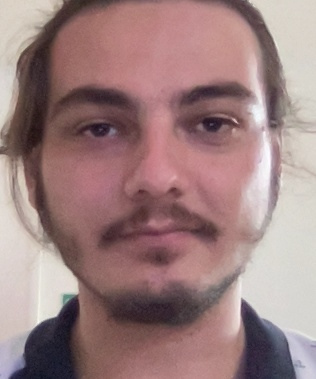
#> input picture Dataset/Batuhan/Test/Batuhan/102 19.01.23 19.02.08.jpg, 316 x 379 px, found by its file name; its folder holds only this picture in this run
$ python Training_Testing.py
#> lines starting #> are read from the running program, lines starting #| are printed output that depends on the picture
import random
import numpy as np
import os
import cv2
from tqdm import tqdm
from pathlib import Path
filename = "Batuhan"
os.mkdir("/Users/sabawunafzalkhattak/Desktop/Attendance_System/Files/"+filename)

Test = "/Users/sabawunafzalkhattak/Desktop/Attendance_System/Dataset/Batuhan/Test"
Train = "/Users/sabawunafzalkhattak/Desktop/Attendance_System/Dataset/Batuhan/Train"

User = "Batuhan"
#CATEGORIES = ["Ali","Elguzoli", "Nazaal","Sabawun"]
CATEGORIES = [User,"Other"]


#######################################################################################################################
def create_training_data():
    for category in CATEGORIES:
        path = os.path.join(Train, category)  # create path
        class_num = CATEGORIES.index(category)  # get the classification

        for img in tqdm(os.listdir(path)):  # iterate over each image
            try:
                img_array = cv2.imread(os.path.join(path, img))  # convert to array
                new_array = cv2.resize(img_array, (64, 64))  # resize to normalize data size
                training_data.append([new_array, class_num])  # add this to our training_data
            except Exception as e:
                pass
#> pass 2 of the loop in create_training_data, `for category in CATEGORIES:`:
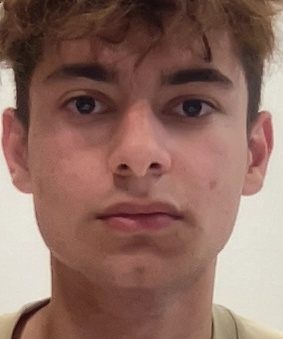
#> input picture Dataset/Batuhan/Test/Other/15.jpg, 283 x 339 px, found by its file name
#> in create_training_data, img_array is the input picture: shape (339, 283, 3); mean B, G, R 96.6, 107.1, 141.8
#> in create_training_data, `new_array = cv2.resize(img_array, (64, 64))`:
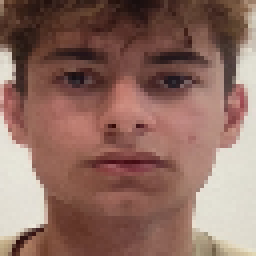
#> new_array: shape (64, 64, 3) (shown 4 times larger); mean B, G, R 96.6, 107.1, 141.7


training_data = []

create_training_data()

random.shuffle(training_data)

Training_Images = []
Training_Labels = []

for features, label in training_data:
    Training_Images.append(features)
    Training_Labels.append(label)
#> this loop made 1 pass
#> label on pass 1: 1
#> after the loop, Training_Images = 1 item; Training_Labels = [1]

Training_Images = np.array(Training_Images).reshape(-1, 64, 3)

Norm_Training_Images = Training_Images / 255.0
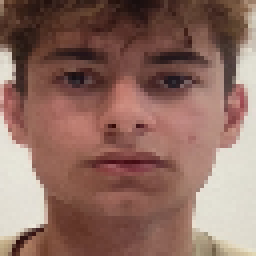
#> Norm_Training_Images: shape (64, 64, 3) float64 (shown 4 times larger); mean of channels 0, 1, 2 0.379, 0.42, 0.556; drawn as B, G, R
Norm_Training_Images = np.array(Norm_Training_Images)
Training_Labels = np.array(Training_Labels)

Flatten_Norm_Training_Images = Norm_Training_Images.reshape(-1, 12288)


#######################################################################################################################

def create_testing_data():
    for category in CATEGORIES:  #

        path = os.path.join(Test, category)  # create path
        class_num = CATEGORIES.index(category)  # get the classification

        for img in tqdm(os.listdir(path)):  # iterate over each image per faces
            try:
                img_array = cv2.imread(os.path.join(path, img))  # convert to array
#> img_array is the input picture: shape (379, 316, 3); mean B, G, R 127.7, 128, 157.1
                new_array = cv2.resize(img_array, (64, 64))  # resize to normalize data size
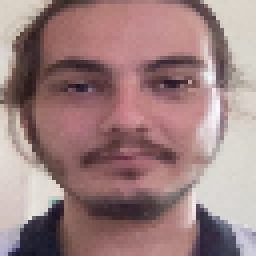
#> new_array: shape (64, 64, 3) (shown 4 times larger); mean B, G, R 127.6, 127.9, 157
                testing_data.append([new_array, class_num])  # add this to our training_data
            except Exception as e:
                pass
#> pass 2 of the loop in create_testing_data, `for category in CATEGORIES:`:


testing_data = []
create_testing_data()

random.shuffle(testing_data)

Testing_Images = []
Testing_Labels = []

for feature, labels in testing_data:
    Testing_Images.append(feature)
    Testing_Labels.append(labels)
#> this loop made 2 passes
#> labels on passes 1 to 2: 0, 1
#> after the loop, Testing_Images = 2 items; Testing_Labels = [0, 1]

Testing_Images = np.array(Testing_Images).reshape(-1, 64, 3)
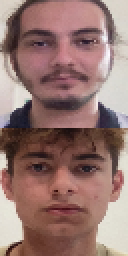
#> Testing_Images: shape (128, 64, 3) (shown 2 times larger); mean of channels 0, 1, 2 112.1, 117.5, 149.4; drawn as B, G, R

Norm_Testing_Images = Testing_Images / 255.0
Norm_Testing_Images = np.array(Norm_Testing_Images)
Testing_Labels = np.array(Testing_Labels)

Flatten_Norm_Testing_Images = Norm_Testing_Images.reshape(-1, 12288)


print(Training_Labels.size)
#| 1
########################################################################################################################

np.save("/Users/sabawunafzalkhattak/Desktop/Attendance_System/Files/Batuhan/Batuhan_Test_File.npy", Flatten_Norm_Testing_Images)
np.save("/Users/sabawunafzalkhattak/Desktop/Attendance_System/Files/Batuhan/Batuhan_Train_File.npy", Flatten_Norm_Training_Images)
np.save("/Users/sabawunafzalkhattak/Desktop/Attendance_System/Files/Batuhan/Batuhan_Train_Labels"
        ".npy", Training_Labels)
np.save("/Users/sabawunafzalkhattak/Desktop/Attendance_System/Files/Batuhan/Batuhan_Test_Labels.npy",
        Testing_Labels)
